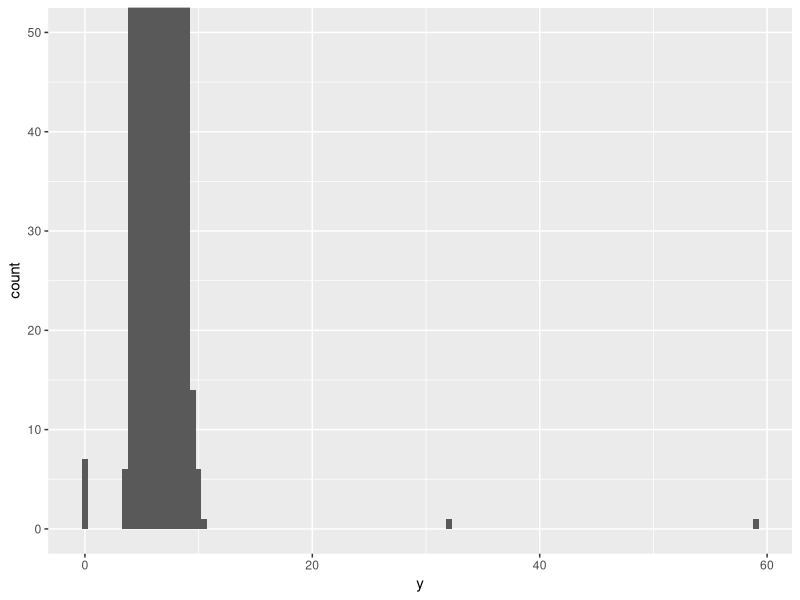
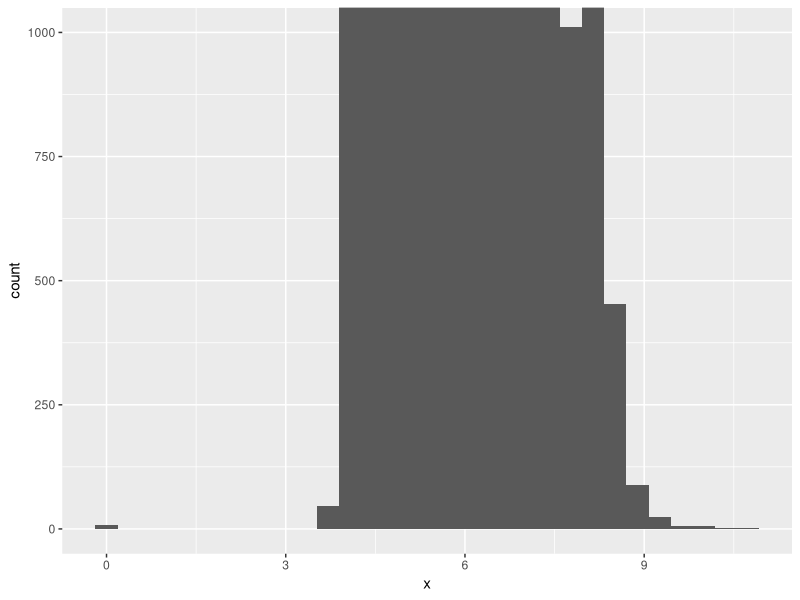
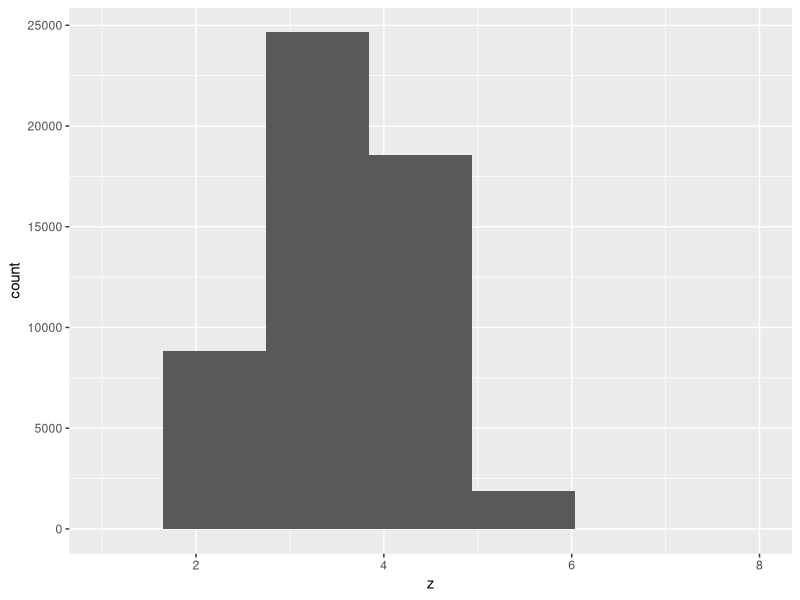
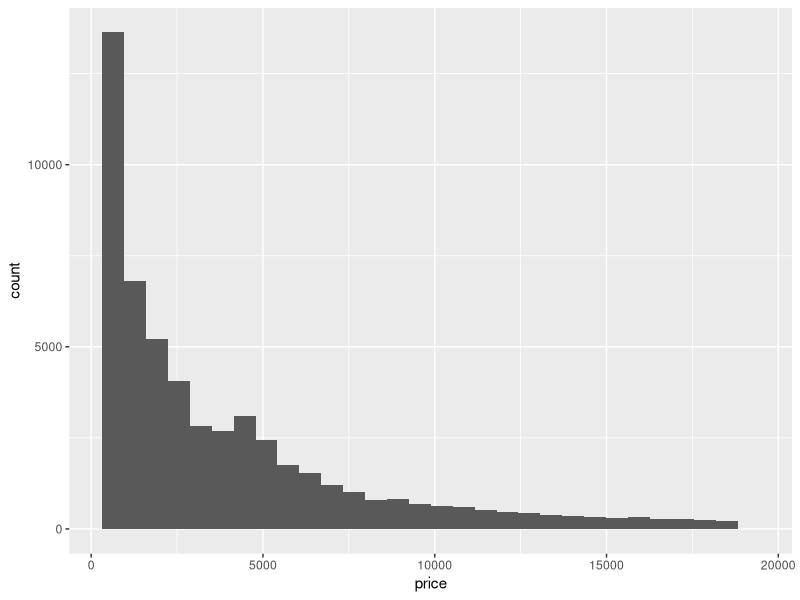
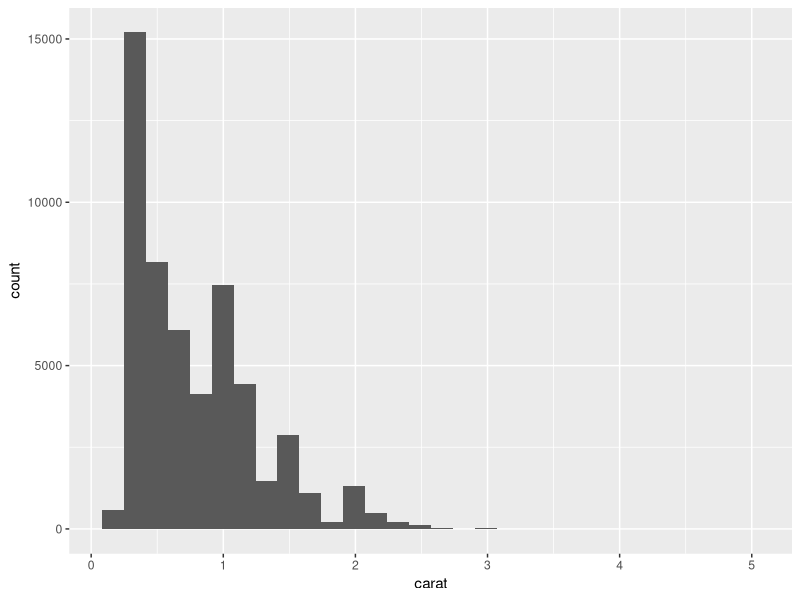
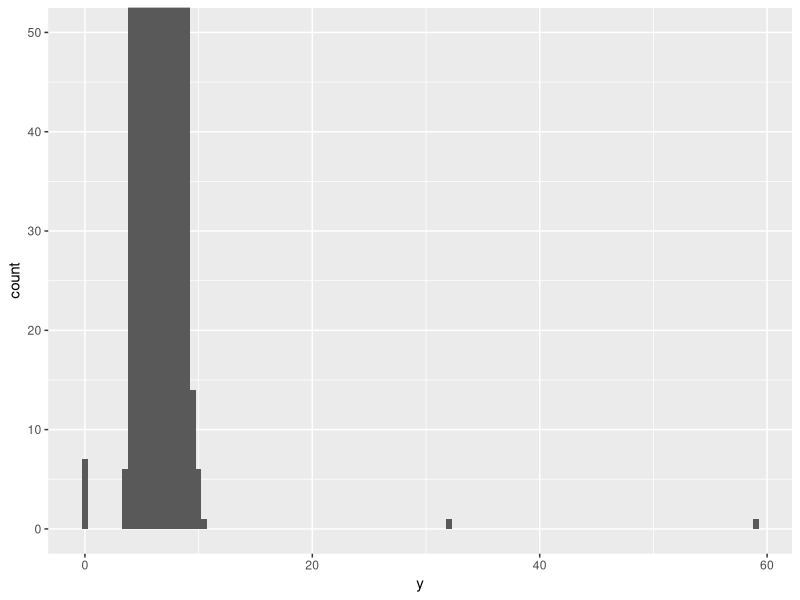
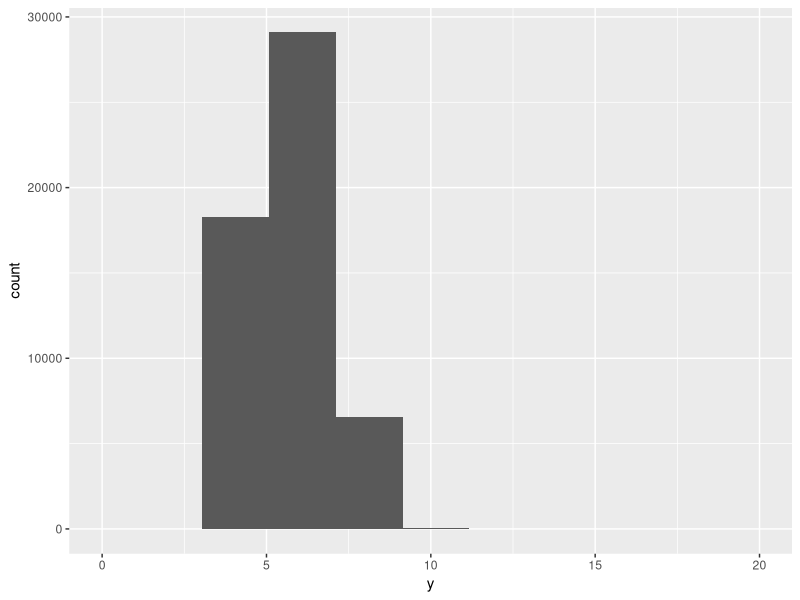
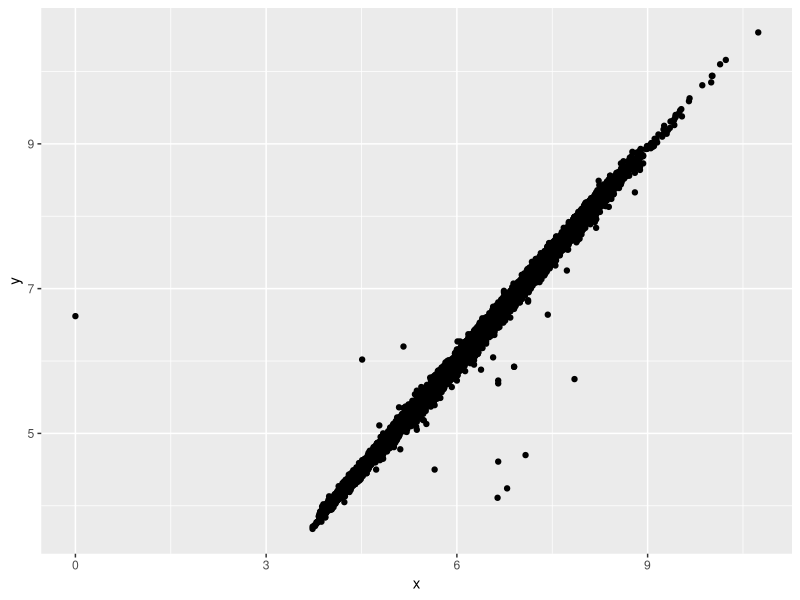

These charts were generated, in order, by the following R code:
## ---- chunk 1
knitr::opts_chunk$set(echo = TRUE)
## ---- chunk 2
library(tidyverse)

## ---- chunk 3
data("diamonds")
## ---- chunk 4
str(diamonds)
## ---- chunk 5
ggplot(diamonds) + 
  geom_histogram(mapping = aes(x = y), binwidth = 0.5)+
  coord_cartesian(ylim = c(0, 50))

## ---- chunk 6
ggplot(diamonds) + 
  geom_histogram(mapping = aes(x = x))+
  coord_cartesian(ylim = c(0,1000))
## ---- chunk 7
summary(diamonds$x)
## ---- chunk 8
str(diamonds$z)
## ---- chunk 9
summary(diamonds$z)
## ---- chunk 10
ggplot(diamonds) + 
  geom_histogram(mapping = aes(x = z))+
  coord_cartesian(xlim = c(1,8))
## ---- chunk 11
summary(diamonds$price)

## ---- chunk 12
ggplot(diamonds) + 
  geom_histogram(mapping = aes(x = price))
## ---- chunk 13
str(diamonds$carat)
## ---- chunk 14
ggplot(diamonds) + 
  geom_histogram(mapping = aes(x = carat))
## ---- chunk 15
count(diamonds, carat)
## ---- chunk 16
ggplot(diamonds) + 
  geom_histogram(mapping = aes(x = y), binwidth = 0.5) +
  coord_cartesian(ylim = c(0, 50))
## ---- chunk 17
ggplot(diamonds) + 
  geom_histogram(mapping = aes(x = y)) +
  coord_cartesian(xlim = c(0, 20))
## ---- chunk 18
diamonds2 <- diamonds %>% 
  mutate(y = ifelse(y < 3 | y > 20, NA, y))
## ---- chunk 19
ggplot(data = diamonds2, mapping = aes(x = x, y = y)) + 
  geom_point(na.rm = TRUE)
## ---- chunk 20
ggplot(diamonds) + 
  geom_histogram(mapping = aes(x = y))
## ---- chunk 21
ggplot(diamonds2) + 
  geom_histogram(mapping = aes(x = y))
## ---- chunk 22
ggplot(data = diamonds) +
  geom_bar(mapping = aes(x = cut))
## ---- chunk 23
ggplot(data = diamonds2) +
  geom_bar(mapping = aes(x = cut))
## ---- chunk 24
mean(diamonds$carat)
## ---- chunk 25
mean(diamonds$carat)+(na.rm = TRUE)
## ---- chunk 26
sum(diamonds$carat)
## ---- chunk 27
sum(diamonds$carat)+(na.rm = TRUE)
